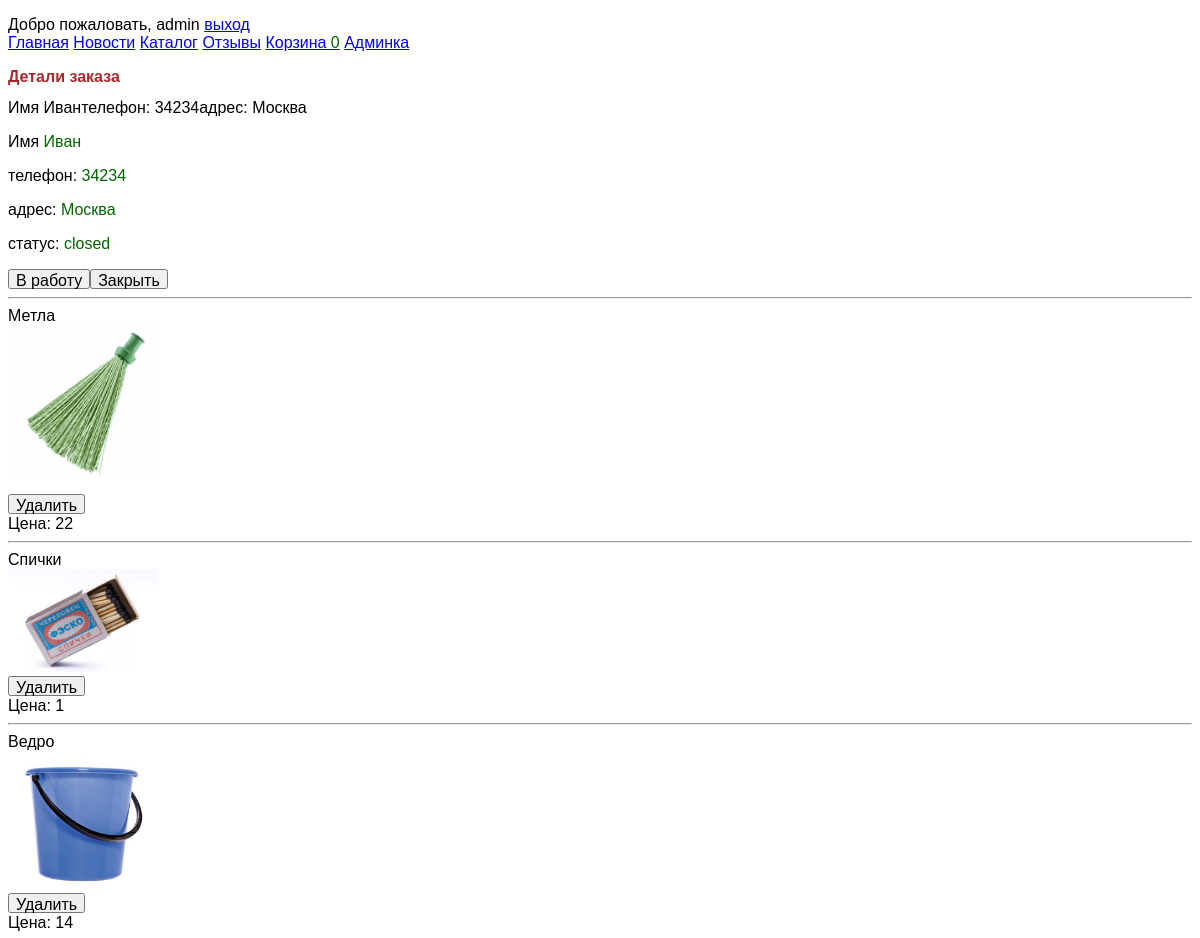
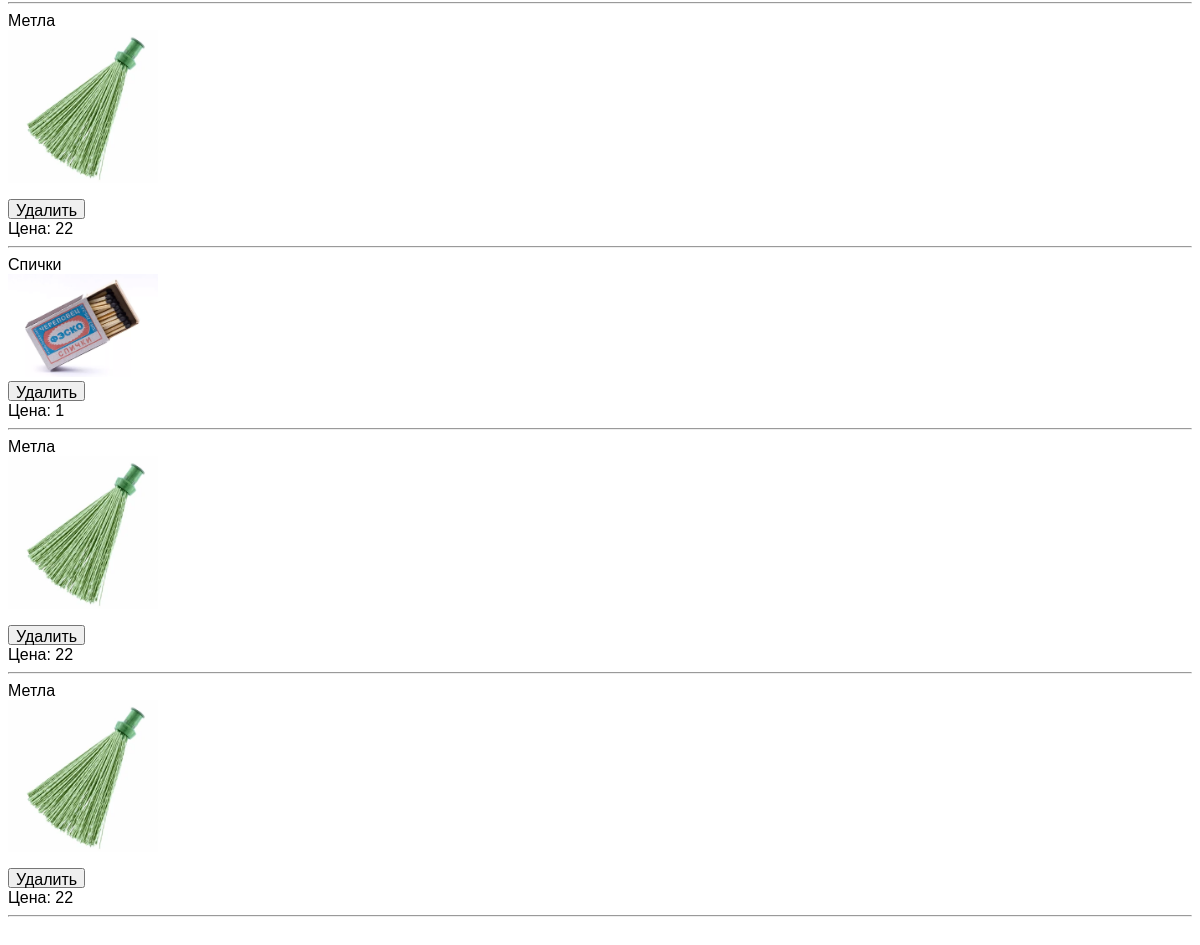
The page /orderDetails/1 (signed in) on the database its author committed (2 pictures, top to bottom).
### tables this page shows
CREATE TABLE `orders` (
  `id` int(11) NOT NULL,
  `name` text NOT NULL,
  `phone` text NOT NULL,
  `adres` text NOT NULL,
  `session_id` text NOT NULL,
  `status_id` int(11) NOT NULL
);

CREATE TABLE `orderStatuses` (
  `id` int(11) NOT NULL,
  `status` text NOT NULL
);

CREATE TABLE `basket` (
  `id` int(11) NOT NULL,
  `goods_id` int(11) NOT NULL,
  `session_id` text NOT NULL,
  `framed` tinyint(1) DEFAULT '0'
);

CREATE TABLE `goods` (
  `id` int(11) NOT NULL,
  `image` text NOT NULL,
  `name` text NOT NULL,
  `description` text NOT NULL,
  `price` int(11) NOT NULL
);

### engine/auth.php (called while the page is built, shortened)
<?php
function is_auth()
{
    return isset($_SESSION['login']) ? true : false;
}
function get_user()
{
    return is_auth() ? $_SESSION['login'] : false;
}

### engine/controller.php (called while the page is built, shortened)
<?php
function prepareVariables($page, $action, $id)
{
    $params = [];
    $params['allow'] = false;
    $params['admin'] = false;
    if (is_auth()) {
        $params['allow'] = true;
        $params['user'] = get_user();
        $params['admin'] = $params['user'] =="admin";
    }
    $params['count'] = getBasketCount();
    switch ($page) {
        case "orderDetails":
            $details = getOrder($id);
            $params['name'] = $details['name'];
            $params['adres'] = $details['adres'];
            $params['phone'] = $details['phone'];
            $params['status'] = $details['status'];
            $params['id_order'] = $id;
            $params['basket'] = getDetails($id);
            break;
    }
    return $params;
}

### engine/basket.php (called while the page is built, shortened)
<?php
function getBasketCount() {
    $session_id = session_id();
    $sql = "SELECT COUNT(id) as count FROM `basket` WHERE `session_id`='{$session_id}' AND NOT basket.framed";
    $result = getAssocResult($sql);
    $count = [];
    if (isset($result[0]))
        $count = $result[0];
    return $count['count'];
}

### engine/db.php (called while the page is built, shortened)
<?php
function getDb() {
    static $db = null;
    if (is_null($db)) {
        $db = @mysqli_connect(HOST, USER, PASS, DB) or die("Could not connect: " . mysqli_connect_error());
    }
    return $db;
}
function getAssocResult($sql)
{
    $db = getDb();
    $result = @mysqli_query($db, $sql) or die(mysqli_error($db));
    $array_result = [];
    while ($row = mysqli_fetch_assoc($result))
        $array_result[] = $row;
    return $array_result;
}

### engine/admin.php (called while the page is built, shortened)
<?php
function getOrder($id) {
    $sql = "SELECT orders.id, name, phone, adres, session_id, orderStatuses.status as status FROM `orders` left join orderStatuses on (orderStatuses.id = orders.status_id) WHERE orders.id = '{$id}'";
    $result = getAssocResult($sql);
    $order = [];
    if (isset($result[0]))
        $order = $result[0];
    return $order;
}
function getDetails($id) {
    $sql = "SELECT basket.id as basket_id, goods.id as good_id, goods.name as name, goods.price as price, goods.image as image FROM `basket`, orders, `goods` WHERE basket.goods_id=goods.id AND orders.session_id = basket.session_id and orders.id = '{$id}'";
    $basket = getAssocResult($sql);
    return $basket;
}

### views/orderDetails.php (the view)
<h2>Детали заказа</h2>
Имя <?=$name?>
телефон: <?=$phone?>
адрес: <?=$adres?>
<p> Имя <span><?=$name.' '?></span></p>
<p> телефон: <span><?=$phone.' '?></span></p>
<p> адрес: <span><?=$adres.' '?></span></p>
<p> статус: <span id = <?=status.$id_order?>><?=$status?></span></p>
<div class="order">
    <button class="accept" id="<?=$id_order?>">В работу</button><br>
    <button class="close" id="<?=$id_order?>">Закрыть</button><br>
</div>
<hr>
<?php foreach ($basket as $item):?>
    <div id="item_<?=$item['basket_id']?>">
        <?=$item['name']?> <br>
        <img src="/img/<?= $item['image'] ?>" width="150">
        <br>
        <button class="delete" id="<?=$item['basket_id']?>">Удалить</button>
        <br>
        Цена: <?=$item['price']?>  <br>
    </div><hr>
<?php endforeach;?>
<br>
<br><br>

### public/index.php (shortened to what this page needs)
<?php
$url_array = explode("/", $_SERVER['REQUEST_URI']);
$page = "";
$action = "";
$id = "";
if ($url_array[1] == "") {
    $page = 'index';
} else {
    $page = $url_array[1];
    if (!$url_array[2]=="") {
        if (is_numeric($url_array[2])) {
            $id = $url_array[2];
        } else {
            $action = $url_array[2];
            if (is_numeric($url_array[3])) {
                $id = $url_array[3];
            }
        }
    }
}
$params = prepareVariables($page, $action, $id);
echo render($page, $params);

### engine/core.php (shortened to what this page needs)
<?php
function render($page, $params = [])
{
    return renderTamplate(LAYOUTS_DIR . 'layout', [
        "content" => renderTamplate($page, $params),
        "menu" => renderTamplate("menu", $params)
    ]);
}
function renderTamplate($page, $params = [])
{
    if (!is_null($params)) {
        extract($params);
    }
    $fileName = TEMLATES_DIR . $page . '.php';
    if (file_exists($fileName)) {
        include $fileName;
    } else {
        Die("Страницы не существует, 404");
    }
    return ob_get_clean();
}

### views/menu.php
<?php if (!$allow): ?>
<form action="/login/" method="post">
    <input type='text' name='login' placeholder='Логин'>
    <input type='password' name='pass' placeholder='Пароль'>
    Save? <input type='checkbox' name='save'>
    <input type='submit' name='send'>
</form>
<?php else:?>
Добро пожаловать, <?=$user?> <a href='/logout/'>выход</a><br>
<?php endif;?>
<a href="/">Главная</a>
<a href="/news/">Новости</a>
<a href="/catalog/">Каталог</a>
<a href="/feedback/">Отзывы</a>
<a href="/basket/">Корзина <span id="counter"><?=$count?></span></a>
<?php if ($admin): ?>
    <a href="/admin/">Админка</a>
<?php endif;?>

### views/layout/layout.php (shortened to what this page needs)
<!doctype html>
<html lang="en">
<head>
    <link href="/css/my.css" rel="stylesheet">
</head>
<body>
<p>
<?=$menu?>
</p>
<?=$content?>
</body>
</html>

### public/css/my.css (style rules this page uses)
html * { font-size: 1em !important; font-family: Arial !important; }
h2 { color: brown; }
.order { display: flex; width: 600px; }
button { height: 20px; }
span { color: darkgreen; }

### rows shown on the page
orders: name "Иван", phone "34234", adres "Москва", orderstatuses.status "closed"
basket: goods.name "Метла", goods.image (picture), goods.price "22"
basket: goods.name "Спички", goods.image (picture), goods.price "1"
basket: goods.name "Ведро", goods.image (picture), goods.price "14"
basket: goods.name "Метла", goods.image (picture), goods.price "22"
basket: goods.name "Спички", goods.image (picture), goods.price "1"
basket: goods.name "Метла", goods.image (picture), goods.price "22"
basket: goods.name "Метла", goods.image (picture), goods.price "22"

### other values the page prints
$user "admin"
$count "0"
